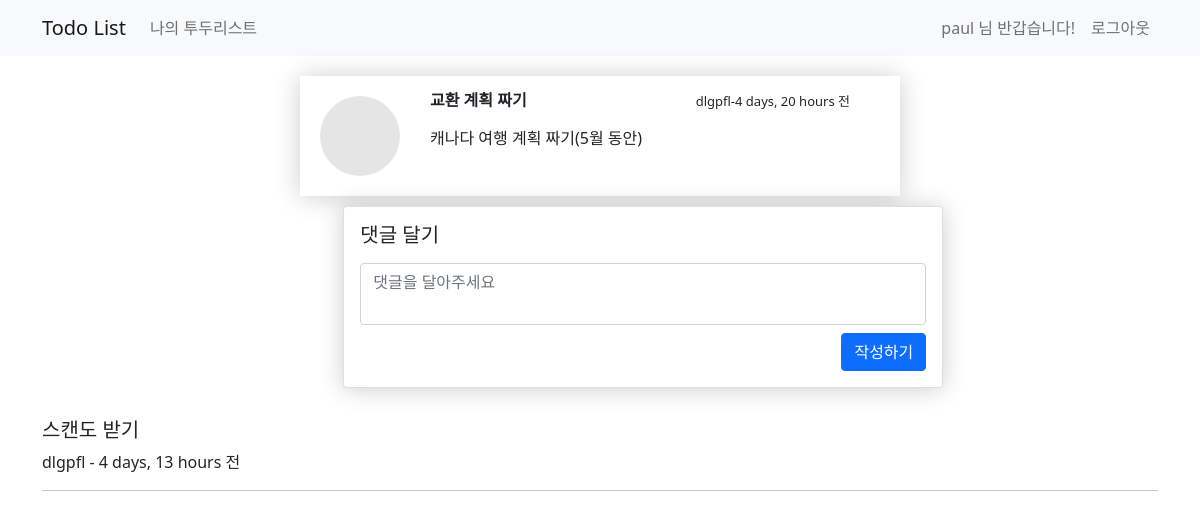
The page /todo/2 (signed in) on the database its author committed.
### user/models.py (models this page shows)
class UserModel(AbstractUser):
    class Meta:
        db_table = "my_user"
    email = models.CharField(max_length=256, default='')
    profile = models.ImageField(upload_to="images/", null=True, blank=True)

### todo/models.py (models this page shows)
class todoModel(models.Model):
    class Meta:
        db_table = "todo"
    author = models.ForeignKey(UserModel, on_delete=models.CASCADE)
    content = models.CharField(max_length=256)
    title = models.CharField(max_length=256, default='')
    created_at = models.DateTimeField(auto_now_add=True)
    updated_at = models.DateTimeField(auto_now=True)
    is_completed = models.BooleanField(default=False)

class todoComment(models.Model):
    class Meta:
        db_table = "comment"
    todo = models.ForeignKey(todoModel, on_delete=models.CASCADE)
    author = models.ForeignKey(UserModel, on_delete=models.CASCADE)
    comment = models.CharField(max_length=256)
    created_at = models.DateTimeField(auto_now_add=True)
    updated_at = models.DateTimeField(auto_now=True)

### todo/views.py (the view)
# urls.py: path('todo/<int:id>', views.view_comment,name='view-comment'),
@login_required
def view_comment(request, id):
    my_todo = todoModel.objects.get(id=id)
    all_comment = todoComment.objects.all().filter(todo_id=id)
    return render(request,'todo/todo_detail.html',{'my_todo' : my_todo, 'all_comment' : all_comment})

### templates/todo/todo_detail.html (shortened to what this page needs)
<!DOCTYPE html>
<html lang="en">
<head>
</head>
<body>
</body>
</html>{% extends 'base.html' %}
{% block content %}
    <div class="container timeline-container">
        <div class="card_write" style="top: 50px">
            <div class="button-container"
                 style="width: 40px; height: 30px; float: right; display: flex; justify-content: flex-end; margin-top: 10px; flex-direction: column; margin-top: 45px"></div>
            <div class="card_load"></div>
            <div class="card_load_extreme_title">{{ my_todo.title }}</div>
            <div class="card_load_extreme_descripion">{{ my_todo.content }}</div>
            <div style="text-align: right">
                <span style="font-size: small">{{ my_todo.author.username }}-{{ my_todo.created_at|timesince }} 전</span>
            </div>
        </div>
        <div class="form-row">
            <div class="card"
                 style="margin-bottom: 30px; width: 600px; left: 27%; box-shadow: 0 1px 25px rgba(0, 0, 0, 0.2);">
                <div class="card-body">
                    <div class="media">
                        <div class="media-body">
                            <h5 class="mt-0">댓글 달기</h5>
                            <p>
                            <form method="post" action="/todo/comment/{{ my_todo.id }}">
                                <div class="form-group mb-2">
                                    <textarea class="form-control" style="resize: none" name='comment' id="comment"
                                              placeholder="댓글을 달아주세요"></textarea>
                                </div>
                                <button type="submit" class="btn btn-primary" style="float:right;">작성하기
                                </button>
                            </form>
                            </p>
                        </div>
                    </div>
                </div>
            </div>
            {% for cm in all_comment %}
                <div class="row">
                    <div class="col-md-12">
                        <div class="media">
                            <div class="media-body">
                                <h5 class="mt-0"> {{ cm.comment }} </h5>
                                <span> {{ cm.author.username }} </span>
                                <span> - {{ cm.created_at | timesince }} 전</span>
                            </div>
                        </div>
                    </div>
                </div>
                <hr>
            {% endfor %}
        </div>
    </div>
{% endblock %}

### templates/base.html (shortened to what this page needs)
<!DOCTYPE html>
<html lang="en">
<head>
    <link href="https://cdn.jsdelivr.net/npm/bootstrap@5.0.0-beta3/dist/css/bootstrap.min.css" rel="stylesheet"
>
</head>
<body>
<nav class="navbar navbar-expand-lg navbar-light bg-light">
    <div class="container">
        <a class="navbar-brand" href="/">Todo List</a>
        {% if user.is_authenticated %}
            <div class="collapse navbar-collapse" id="navbarSupportedContent">
                <ul class="navbar-nav mr-auto">
                    <li class="nav-item">
                        <a class="nav-link" href="/todo/mytodo"> 나의 투두리스트 </a>
                    </li>
                </ul>
            </div>
        {% endif %}
        <form class="form-inline my-2 my-lg-0">
            {% if not user.is_authenticated %}
                <ul class="navbar-nav mr-auto">
                    <li class="nav-item active">
                        <a class="nav-link" href="/signin"> Sign In <span class="sr-only"></span></a>
                    </li>
                    <li class="nav-item active">
                        <a class="nav-link" href="/signup"> Sign Up <span class="sr-only"></span></a>
                    </li>
                </ul>
            {% else %}
                <ul class="navbar-nav mr-auto">
                    <li class="nav-item" disabled>
                <span class="nav-link">
                    {{ user.username }} 님 반갑습니다!
                </span>
                    </li>
                    <li class="nav-item">
                        <a class="nav-link" href="/logout"> 로그아웃 </a>
                    </li>
                </ul>
            {% endif %}
        </form>
    </div>
</nav>
{% block content %}
{% endblock %}
</body>
</html>

### rows shown on the page
UserModel: username "paul"
todoModel: title "교환 계획 짜기", content "캐나다 여행 계획 짜기(5월 동안)", author.username "dlgpfl", created_at "4 days, 20 hours"
todoComment: comment "스캔도 받기", author.username "dlgpfl", created_at "4 days, 13 hours"
